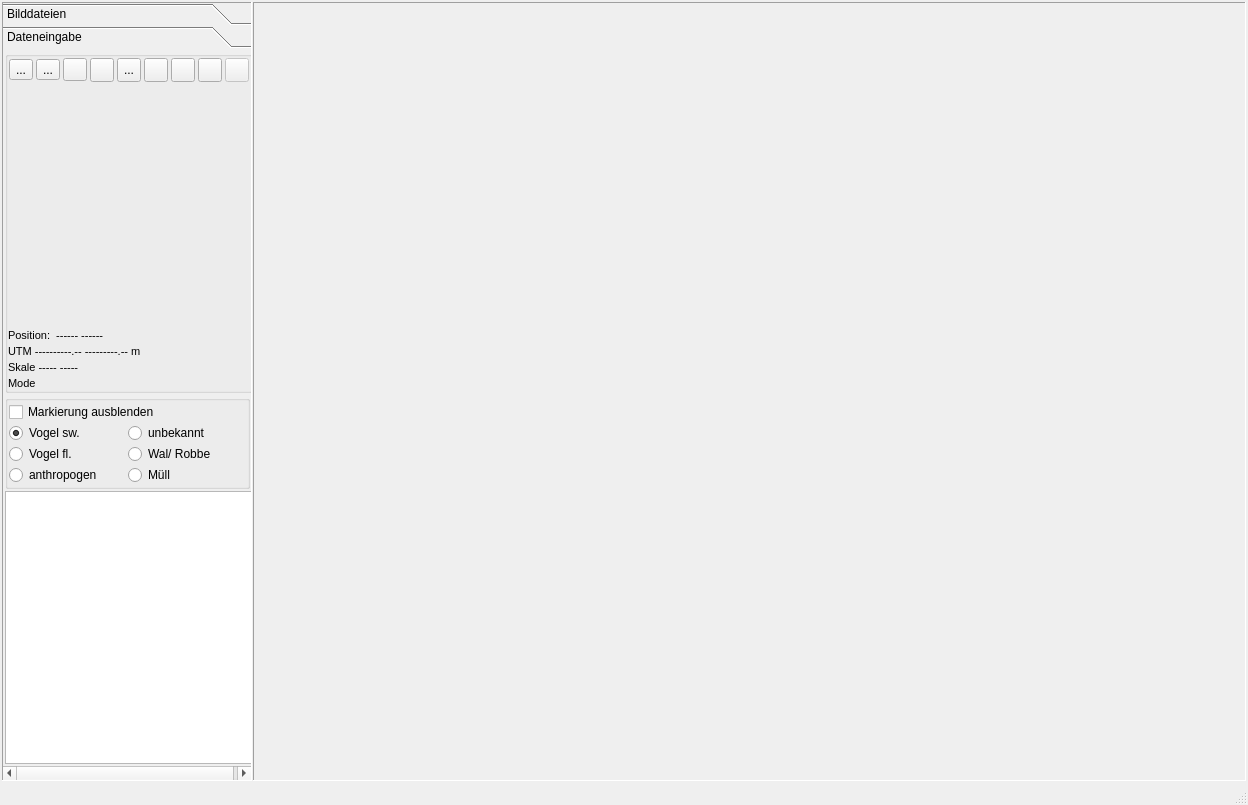
<?xml version="1.0" encoding="UTF-8"?>
<ui version="4.0">
 <class>MainWindow</class>
 <widget class="QMainWindow" name="MainWindow">
  <property name="geometry">
   <rect>
    <x>0</x>
    <y>0</y>
    <width>1248</width>
    <height>805</height>
   </rect>
  </property>
  <property name="sizePolicy">
   <sizepolicy hsizetype="Minimum" vsizetype="Minimum">
    <horstretch>0</horstretch>
    <verstretch>0</verstretch>
   </sizepolicy>
  </property>
  <property name="minimumSize">
   <size>
    <width>800</width>
    <height>600</height>
   </size>
  </property>
  <property name="baseSize">
   <size>
    <width>800</width>
    <height>600</height>
   </size>
  </property>
  <property name="windowTitle">
   <string>MainWindow</string>
  </property>
  <property name="layoutDirection">
   <enum>Qt::LeftToRight</enum>
  </property>
  <widget class="QWidget" name="centralWidget">
   <layout class="QHBoxLayout" name="horizontalLayout">
    <property name="spacing">
     <number>1</number>
    </property>
    <property name="leftMargin">
     <number>1</number>
    </property>
    <property name="topMargin">
     <number>1</number>
    </property>
    <property name="rightMargin">
     <number>1</number>
    </property>
    <property name="bottomMargin">
     <number>1</number>
    </property>
    <item>
     <widget class="QWidget" name="wdtMain" native="true">
      <layout class="QHBoxLayout" name="horizontalLayout_4">
       <property name="spacing">
        <number>1</number>
       </property>
       <property name="leftMargin">
        <number>1</number>
       </property>
       <property name="topMargin">
        <number>1</number>
       </property>
       <property name="rightMargin">
        <number>1</number>
       </property>
       <property name="bottomMargin">
        <number>1</number>
       </property>
       <item>
        <widget class="QWidget" name="wdgTopMain" native="true">
         <property name="minimumSize">
          <size>
           <width>250</width>
           <height>100</height>
          </size>
         </property>
         <property name="maximumSize">
          <size>
           <width>250</width>
           <height>16777215</height>
          </size>
         </property>
         <layout class="QVBoxLayout" name="verticalLayout_3">
          <property name="spacing">
           <number>0</number>
          </property>
          <property name="leftMargin">
           <number>0</number>
          </property>
          <property name="topMargin">
           <number>0</number>
          </property>
          <property name="rightMargin">
           <number>0</number>
          </property>
          <property name="bottomMargin">
           <number>0</number>
          </property>
          <item>
           <widget class="QToolBox" name="tbxTasks">
            <property name="enabled">
             <bool>true</bool>
            </property>
            <property name="sizePolicy">
             <sizepolicy hsizetype="Expanding" vsizetype="Expanding">
              <horstretch>0</horstretch>
              <verstretch>0</verstretch>
             </sizepolicy>
            </property>
            <property name="minimumSize">
             <size>
              <width>250</width>
              <height>300</height>
             </size>
            </property>
            <property name="maximumSize">
             <size>
              <width>250</width>
              <height>100000</height>
             </size>
            </property>
            <property name="layoutDirection">
             <enum>Qt::LeftToRight</enum>
            </property>
            <property name="autoFillBackground">
             <bool>true</bool>
            </property>
            <property name="frameShape">
             <enum>QFrame::Panel</enum>
            </property>
            <property name="frameShadow">
             <enum>QFrame::Sunken</enum>
            </property>
            <property name="currentIndex">
             <number>1</number>
            </property>
            <property name="tabSpacing">
             <number>1</number>
            </property>
            <widget class="QWidget" name="pgFiles">
             <property name="geometry">
              <rect>
               <x>0</x>
               <y>0</y>
               <width>250</width>
               <height>208</height>
              </rect>
             </property>
             <attribute name="label">
              <string>Bilddateien</string>
             </attribute>
             <layout class="QVBoxLayout" name="verticalLayout_7">
              <property name="spacing">
               <number>0</number>
              </property>
              <property name="leftMargin">
               <number>0</number>
              </property>
              <property name="topMargin">
               <number>0</number>
              </property>
              <property name="rightMargin">
               <number>0</number>
              </property>
              <property name="bottomMargin">
               <number>0</number>
              </property>
              <item>
               <widget class="QWidget" name="wdgImageTable" native="true">
                <layout class="QVBoxLayout" name="verticalLayout_5">
                 <property name="spacing">
                  <number>0</number>
                 </property>
                 <property name="leftMargin">
                  <number>0</number>
                 </property>
                 <property name="topMargin">
                  <number>0</number>
                 </property>
                 <property name="rightMargin">
                  <number>0</number>
                 </property>
                 <property name="bottomMargin">
                  <number>0</number>
                 </property>
                 <item>
                  <widget class="QFrame" name="frame">
                   <property name="frameShape">
                    <enum>QFrame::NoFrame</enum>
                   </property>
                   <property name="frameShadow">
                    <enum>QFrame::Plain</enum>
                   </property>
                   <layout class="QGridLayout" name="gridLayout_2">
                    <item row="0" column="0">
                     <widget class="QComboBox" name="cmbSession"/>
                    </item>
                   </layout>
                  </widget>
                 </item>
                 <item>
                  <widget class="QCheckBox" name="chbNotReady">
                   <property name="text">
                    <string>unmarkierte Bilder anzeigen</string>
                   </property>
                  </widget>
                 </item>
                 <item>
                  <widget class="QTableWidget" name="tbwFilters">
                   <property name="sizePolicy">
                    <sizepolicy hsizetype="Fixed" vsizetype="Fixed">
                     <horstretch>0</horstretch>
                     <verstretch>0</verstretch>
                    </sizepolicy>
                   </property>
                   <property name="minimumSize">
                    <size>
                     <width>0</width>
                     <height>0</height>
                    </size>
                   </property>
                   <property name="maximumSize">
                    <size>
                     <width>250</width>
                     <height>60</height>
                    </size>
                   </property>
                   <property name="verticalScrollBarPolicy">
                    <enum>Qt::ScrollBarAlwaysOff</enum>
                   </property>
                   <property name="horizontalScrollBarPolicy">
                    <enum>Qt::ScrollBarAlwaysOff</enum>
                   </property>
                   <property name="editTriggers">
                    <set>QAbstractItemView::NoEditTriggers</set>
                   </property>
                   <property name="selectionMode">
                    <enum>QAbstractItemView::NoSelection</enum>
                   </property>
                   <property name="rowCount">
                    <number>1</number>
                   </property>
                   <property name="columnCount">
                    <number>3</number>
                   </property>
                   <attribute name="verticalHeaderVisible">
                    <bool>false</bool>
                   </attribute>
                   <row/>
                   <column/>
                   <column/>
                   <column/>
                  </widget>
                 </item>
                 <item>
                  <widget class="QTableWidget" name="tbvImages">
                   <property name="font">
                    <font>
                     <family>Courier New</family>
                     <pointsize>11</pointsize>
                    </font>
                   </property>
                   <property name="alternatingRowColors">
                    <bool>true</bool>
                   </property>
                   <property name="selectionMode">
                    <enum>QAbstractItemView::SingleSelection</enum>
                   </property>
                   <property name="gridStyle">
                    <enum>Qt::SolidLine</enum>
                   </property>
                   <property name="rowCount">
                    <number>0</number>
                   </property>
                   <property name="columnCount">
                    <number>3</number>
                   </property>
                   <attribute name="horizontalHeaderVisible">
                    <bool>false</bool>
                   </attribute>
                   <attribute name="horizontalHeaderShowSortIndicator" stdset="0">
                    <bool>false</bool>
                   </attribute>
                   <attribute name="horizontalHeaderStretchLastSection">
                    <bool>true</bool>
                   </attribute>
                   <attribute name="verticalHeaderVisible">
                    <bool>false</bool>
                   </attribute>
                   <column/>
                   <column/>
                   <column/>
                  </widget>
                 </item>
                </layout>
               </widget>
              </item>
             </layout>
            </widget>
            <widget class="QWidget" name="pgOverview">
             <property name="geometry">
              <rect>
               <x>0</x>
               <y>0</y>
               <width>253</width>
               <height>700</height>
              </rect>
             </property>
             <property name="sizePolicy">
              <sizepolicy hsizetype="Preferred" vsizetype="Preferred">
               <horstretch>13</horstretch>
               <verstretch>0</verstretch>
              </sizepolicy>
             </property>
             <property name="maximumSize">
              <size>
               <width>640</width>
               <height>16777215</height>
              </size>
             </property>
             <attribute name="label">
              <string>Dateneingabe</string>
             </attribute>
             <layout class="QVBoxLayout" name="verticalLayout_8">
              <property name="spacing">
               <number>2</number>
              </property>
              <property name="leftMargin">
               <number>2</number>
              </property>
              <property name="topMargin">
               <number>2</number>
              </property>
              <property name="rightMargin">
               <number>2</number>
              </property>
              <property name="bottomMargin">
               <number>2</number>
              </property>
              <item>
               <widget class="QGroupBox" name="wgdMapInfo">
                <property name="maximumSize">
                 <size>
                  <width>249</width>
                  <height>360</height>
                 </size>
                </property>
                <layout class="QVBoxLayout" name="verticalLayout_4">
                 <property name="spacing">
                  <number>3</number>
                 </property>
                 <property name="leftMargin">
                  <number>0</number>
                 </property>
                 <property name="topMargin">
                  <number>0</number>
                 </property>
                 <property name="rightMargin">
                  <number>0</number>
                 </property>
                 <property name="bottomMargin">
                  <number>0</number>
                 </property>
                 <item>
                  <widget class="QWidget" name="wdgMapTabButtons" native="true">
                   <layout class="QHBoxLayout" name="horizontalLayout_2">
                    <property name="spacing">
                     <number>3</number>
                    </property>
                    <property name="leftMargin">
                     <number>1</number>
                    </property>
                    <property name="topMargin">
                     <number>1</number>
                    </property>
                    <property name="rightMargin">
                     <number>1</number>
                    </property>
                    <property name="bottomMargin">
                     <number>1</number>
                    </property>
                    <item>
                     <widget class="QToolButton" name="btnDoSave">
                      <property name="text">
                       <string>...</string>
                      </property>
                      <property name="icon">
                       <iconset>
                        <normalon>:/RCC/icons/docSave.png</normalon>
                       </iconset>
                      </property>
                     </widget>
                    </item>
                    <item>
                     <widget class="QToolButton" name="btnPrevTile">
                      <property name="enabled">
                       <bool>true</bool>
                      </property>
                      <property name="toolTip">
                       <string>Daten sichern</string>
                      </property>
                      <property name="text">
                       <string>...</string>
                      </property>
                      <property name="icon">
                       <iconset>
                        <normalon>:/RCC/icons/goPrevious.png</normalon>
                       </iconset>
                      </property>
                     </widget>
                    </item>
                    <item>
                     <widget class="QToolButton" name="btnNextTile">
                      <property name="enabled">
                       <bool>true</bool>
                      </property>
                      <property name="toolTip">
                       <string>Ausgewaeeltes Objekt loeschen</string>
                      </property>
                      <property name="text">
                       <string/>
                      </property>
                      <property name="icon">
                       <iconset>
                        <normalon>:/RCC/icons/goNext.png</normalon>
                       </iconset>
                      </property>
                     </widget>
                    </item>
                    <item>
                     <spacer name="horizontalSpacer">
                      <property name="orientation">
                       <enum>Qt::Horizontal</enum>
                      </property>
                      <property name="sizeHint" stdset="0">
                       <size>
                        <width>40</width>
                        <height>20</height>
                       </size>
                      </property>
                     </spacer>
                    </item>
                    <item>
                     <widget class="QToolButton" name="btnMapZoomExtent">
                      <property name="minimumSize">
                       <size>
                        <width>24</width>
                        <height>24</height>
                       </size>
                      </property>
                      <property name="toolTip">
                       <string>Gesamtdarstellung</string>
                      </property>
                      <property name="text">
                       <string/>
                      </property>
                      <property name="icon">
                       <iconset>
                        <normalon>:/RCC/icons/mapFullExtent.png</normalon>
                       </iconset>
                      </property>
                     </widget>
                    </item>
                    <item>
                     <widget class="QToolButton" name="btnMapZoom1by1">
                      <property name="minimumSize">
                       <size>
                        <width>24</width>
                        <height>24</height>
                       </size>
                      </property>
                      <property name="toolTip">
                       <string>Zoom 1:1</string>
                      </property>
                      <property name="text">
                       <string>...</string>
                      </property>
                      <property name="icon">
                       <iconset>
                        <normalon>:/RCC/icons/mapZoom1by1.png</normalon>
                       </iconset>
                      </property>
                     </widget>
                    </item>
                    <item>
                     <widget class="QToolButton" name="btnMapPan">
                      <property name="minimumSize">
                       <size>
                        <width>24</width>
                        <height>24</height>
                       </size>
                      </property>
                      <property name="toolTip">
                       <string>In der Karte bewegen</string>
                      </property>
                      <property name="text">
                       <string/>
                      </property>
                      <property name="icon">
                       <iconset>
                        <normalon>:/RCC/icons/mapPan.png</normalon>
                       </iconset>
                      </property>
                      <property name="checkable">
                       <bool>true</bool>
                      </property>
                      <attribute name="buttonGroup">
                       <string notr="true">btgMapMode</string>
                      </attribute>
                     </widget>
                    </item>
                    <item>
                     <widget class="QToolButton" name="btnMapDigitize">
                      <property name="minimumSize">
                       <size>
                        <width>24</width>
                        <height>24</height>
                       </size>
                      </property>
                      <property name="toolTip">
                       <string>Objekte digitalisieren</string>
                      </property>
                      <property name="text">
                       <string/>
                      </property>
                      <property name="icon">
                       <iconset>
                        <normalon>:/RCC/icons/mapDigitize.png</normalon>
                       </iconset>
                      </property>
                      <property name="checkable">
                       <bool>true</bool>
                      </property>
                      <attribute name="buttonGroup">
                       <string notr="true">btgMapMode</string>
                      </attribute>
                     </widget>
                    </item>
                    <item>
                     <widget class="QToolButton" name="btnMapSelect">
                      <property name="minimumSize">
                       <size>
                        <width>24</width>
                        <height>24</height>
                       </size>
                      </property>
                      <property name="toolTip">
                       <string>Objekt auswaehlen</string>
                      </property>
                      <property name="text">
                       <string/>
                      </property>
                      <property name="icon">
                       <iconset>
                        <normalon>:/RCC/icons/mapDeselect.png</normalon>
                       </iconset>
                      </property>
                      <property name="checkable">
                       <bool>true</bool>
                      </property>
                      <attribute name="buttonGroup">
                       <string notr="true">btgMapMode</string>
                      </attribute>
                     </widget>
                    </item>
                    <item>
                     <widget class="QToolButton" name="btnMapRmObj">
                      <property name="enabled">
                       <bool>false</bool>
                      </property>
                      <property name="minimumSize">
                       <size>
                        <width>24</width>
                        <height>24</height>
                       </size>
                      </property>
                      <property name="toolTip">
                       <string>Objekt loeschen</string>
                      </property>
                      <property name="text">
                       <string/>
                      </property>
                      <property name="icon">
                       <iconset>
                        <normalon>:/RCC/icons/mapRemove.png</normalon>
                       </iconset>
                      </property>
                     </widget>
                    </item>
                   </layout>
                  </widget>
                 </item>
                 <item>
                  <widget class="QWidget" name="wdgOverview" native="true">
                   <property name="minimumSize">
                    <size>
                     <width>240</width>
                     <height>240</height>
                    </size>
                   </property>
                   <property name="maximumSize">
                    <size>
                     <width>240</width>
                     <height>240</height>
                    </size>
                   </property>
                  </widget>
                 </item>
                 <item>
                  <widget class="QLabel" name="lblPixel">
                   <property name="sizePolicy">
                    <sizepolicy hsizetype="Preferred" vsizetype="Fixed">
                     <horstretch>0</horstretch>
                     <verstretch>0</verstretch>
                    </sizepolicy>
                   </property>
                   <property name="minimumSize">
                    <size>
                     <width>180</width>
                     <height>0</height>
                    </size>
                   </property>
                   <property name="maximumSize">
                    <size>
                     <width>240</width>
                     <height>16777215</height>
                    </size>
                   </property>
                   <property name="font">
                    <font>
                     <pointsize>8</pointsize>
                    </font>
                   </property>
                   <property name="text">
                    <string>Position:  ------ ------ </string>
                   </property>
                   <property name="textFormat">
                    <enum>Qt::PlainText</enum>
                   </property>
                  </widget>
                 </item>
                 <item>
                  <widget class="QLabel" name="lblUTM">
                   <property name="sizePolicy">
                    <sizepolicy hsizetype="Preferred" vsizetype="Fixed">
                     <horstretch>0</horstretch>
                     <verstretch>0</verstretch>
                    </sizepolicy>
                   </property>
                   <property name="font">
                    <font>
                     <pointsize>8</pointsize>
                    </font>
                   </property>
                   <property name="text">
                    <string>UTM ----------.-- ---------.-- m</string>
                   </property>
                  </widget>
                 </item>
                 <item>
                  <widget class="QLabel" name="lblScale">
                   <property name="maximumSize">
                    <size>
                     <width>245</width>
                     <height>16777215</height>
                    </size>
                   </property>
                   <property name="font">
                    <font>
                     <pointsize>8</pointsize>
                    </font>
                   </property>
                   <property name="text">
                    <string>Skale ----- -----</string>
                   </property>
                   <property name="textFormat">
                    <enum>Qt::RichText</enum>
                   </property>
                  </widget>
                 </item>
                 <item>
                  <widget class="QLabel" name="lblMode">
                   <property name="maximumSize">
                    <size>
                     <width>240</width>
                     <height>16777215</height>
                    </size>
                   </property>
                   <property name="font">
                    <font>
                     <pointsize>8</pointsize>
                    </font>
                   </property>
                   <property name="text">
                    <string>Mode</string>
                   </property>
                  </widget>
                 </item>
                </layout>
               </widget>
              </item>
              <item>
               <widget class="QGroupBox" name="gbxLyrSelect">
                <property name="sizePolicy">
                 <sizepolicy hsizetype="Preferred" vsizetype="Minimum">
                  <horstretch>0</horstretch>
                  <verstretch>0</verstretch>
                 </sizepolicy>
                </property>
                <property name="maximumSize">
                 <size>
                  <width>245</width>
                  <height>16777215</height>
                 </size>
                </property>
                <layout class="QGridLayout" name="gridLayout">
                 <property name="leftMargin">
                  <number>1</number>
                 </property>
                 <property name="topMargin">
                  <number>1</number>
                 </property>
                 <property name="rightMargin">
                  <number>1</number>
                 </property>
                 <property name="bottomMargin">
                  <number>1</number>
                 </property>
                 <property name="spacing">
                  <number>1</number>
                 </property>
                 <item row="1" column="0">
                  <widget class="QRadioButton" name="rbVS">
                   <property name="text">
                    <string>Vogel sw.</string>
                   </property>
                   <property name="checked">
                    <bool>true</bool>
                   </property>
                   <property name="dbvalue" stdset="0">
                    <string>VS</string>
                   </property>
                   <attribute name="buttonGroup">
                    <string notr="true">button_group_types</string>
                   </attribute>
                  </widget>
                 </item>
                 <item row="1" column="1">
                  <widget class="QRadioButton" name="rbUFO">
                   <property name="text">
                    <string>unbekannt</string>
                   </property>
                   <property name="dbvalue" stdset="0">
                    <string>UO</string>
                   </property>
                   <attribute name="buttonGroup">
                    <string notr="true">button_group_types</string>
                   </attribute>
                  </widget>
                 </item>
                 <item row="0" column="0" colspan="2">
                  <widget class="QCheckBox" name="chbHideMarker">
                   <property name="text">
                    <string>Markierung ausblenden</string>
                   </property>
                  </widget>
                 </item>
                 <item row="2" column="0">
                  <widget class="QRadioButton" name="rbVF">
                   <property name="text">
                    <string>Vogel fl.</string>
                   </property>
                   <property name="dbvalue" stdset="0">
                    <string>VF</string>
                   </property>
                   <attribute name="buttonGroup">
                    <string notr="true">button_group_types</string>
                   </attribute>
                  </widget>
                 </item>
                 <item row="2" column="1">
                  <widget class="QRadioButton" name="rbMM">
                   <property name="text">
                    <string>Wal/ Robbe</string>
                   </property>
                   <property name="dbvalue" stdset="0">
                    <string>MM</string>
                   </property>
                   <attribute name="buttonGroup">
                    <string notr="true">button_group_types</string>
                   </attribute>
                  </widget>
                 </item>
                 <item row="3" column="0">
                  <widget class="QRadioButton" name="rbAN">
                   <property name="text">
                    <string>anthropogen</string>
                   </property>
                   <property name="dbvalue" stdset="0">
                    <string>AN</string>
                   </property>
                   <attribute name="buttonGroup">
                    <string notr="true">button_group_types</string>
                   </attribute>
                  </widget>
                 </item>
                 <item row="3" column="1">
                  <widget class="QRadioButton" name="rbTR">
                   <property name="text">
                    <string>Müll</string>
                   </property>
                   <property name="dbvalue" stdset="0">
                    <string>TR</string>
                   </property>
                   <attribute name="buttonGroup">
                    <string notr="true">button_group_types</string>
                   </attribute>
                  </widget>
                 </item>
                </layout>
               </widget>
              </item>
              <item>
               <widget class="QTableView" name="tbwObjects">
                <property name="editTriggers">
                 <set>QAbstractItemView::NoEditTriggers</set>
                </property>
                <property name="alternatingRowColors">
                 <bool>true</bool>
                </property>
                <property name="selectionMode">
                 <enum>QAbstractItemView::SingleSelection</enum>
                </property>
                <property name="selectionBehavior">
                 <enum>QAbstractItemView::SelectRows</enum>
                </property>
                <attribute name="verticalHeaderVisible">
                 <bool>false</bool>
                </attribute>
               </widget>
              </item>
             </layout>
            </widget>
           </widget>
          </item>
         </layout>
        </widget>
       </item>
       <item>
        <widget class="QFrame" name="frmMap">
         <property name="sizePolicy">
          <sizepolicy hsizetype="Preferred" vsizetype="Preferred">
           <horstretch>1</horstretch>
           <verstretch>0</verstretch>
          </sizepolicy>
         </property>
         <property name="font">
          <font>
           <family>Courier 10 Pitch</family>
           <pointsize>10</pointsize>
          </font>
         </property>
         <property name="frameShape">
          <enum>QFrame::Panel</enum>
         </property>
         <property name="frameShadow">
          <enum>QFrame::Sunken</enum>
         </property>
         <layout class="QVBoxLayout" name="verticalLayout">
          <property name="spacing">
           <number>1</number>
          </property>
          <property name="leftMargin">
           <number>1</number>
          </property>
          <property name="topMargin">
           <number>1</number>
          </property>
          <property name="rightMargin">
           <number>1</number>
          </property>
          <property name="bottomMargin">
           <number>1</number>
          </property>
          <item>
           <widget class="QWidget" name="wdgMap" native="true">
            <property name="sizePolicy">
             <sizepolicy hsizetype="Expanding" vsizetype="Expanding">
              <horstretch>0</horstretch>
              <verstretch>0</verstretch>
             </sizepolicy>
            </property>
            <property name="minimumSize">
             <size>
              <width>400</width>
              <height>400</height>
             </size>
            </property>
            <property name="layoutDirection">
             <enum>Qt::LeftToRight</enum>
            </property>
            <property name="autoFillBackground">
             <bool>true</bool>
            </property>
           </widget>
          </item>
         </layout>
        </widget>
       </item>
      </layout>
     </widget>
    </item>
   </layout>
  </widget>
  <widget class="QStatusBar" name="statusBar"/>
 </widget>
 <layoutdefault spacing="6" margin="11"/>
 <resources>
  <include location="resource.qrc"/>
 </resources>
 <connections/>
 <buttongroups>
  <buttongroup name="button_group_types"/>
  <buttongroup name="btgMapMode"/>
 </buttongroups>
</ui>
